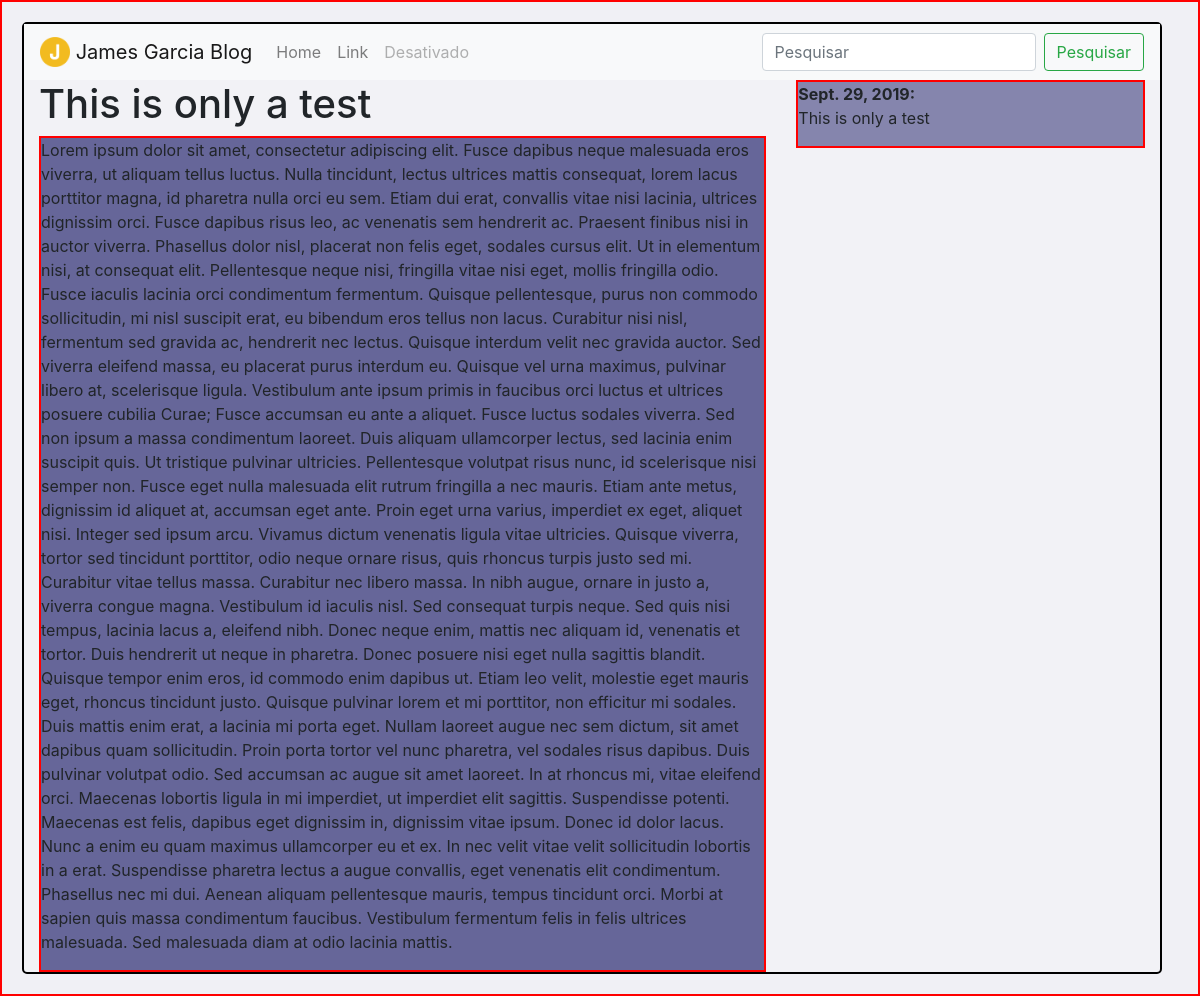
The page /post_detail/1 on the database as committed earlier.
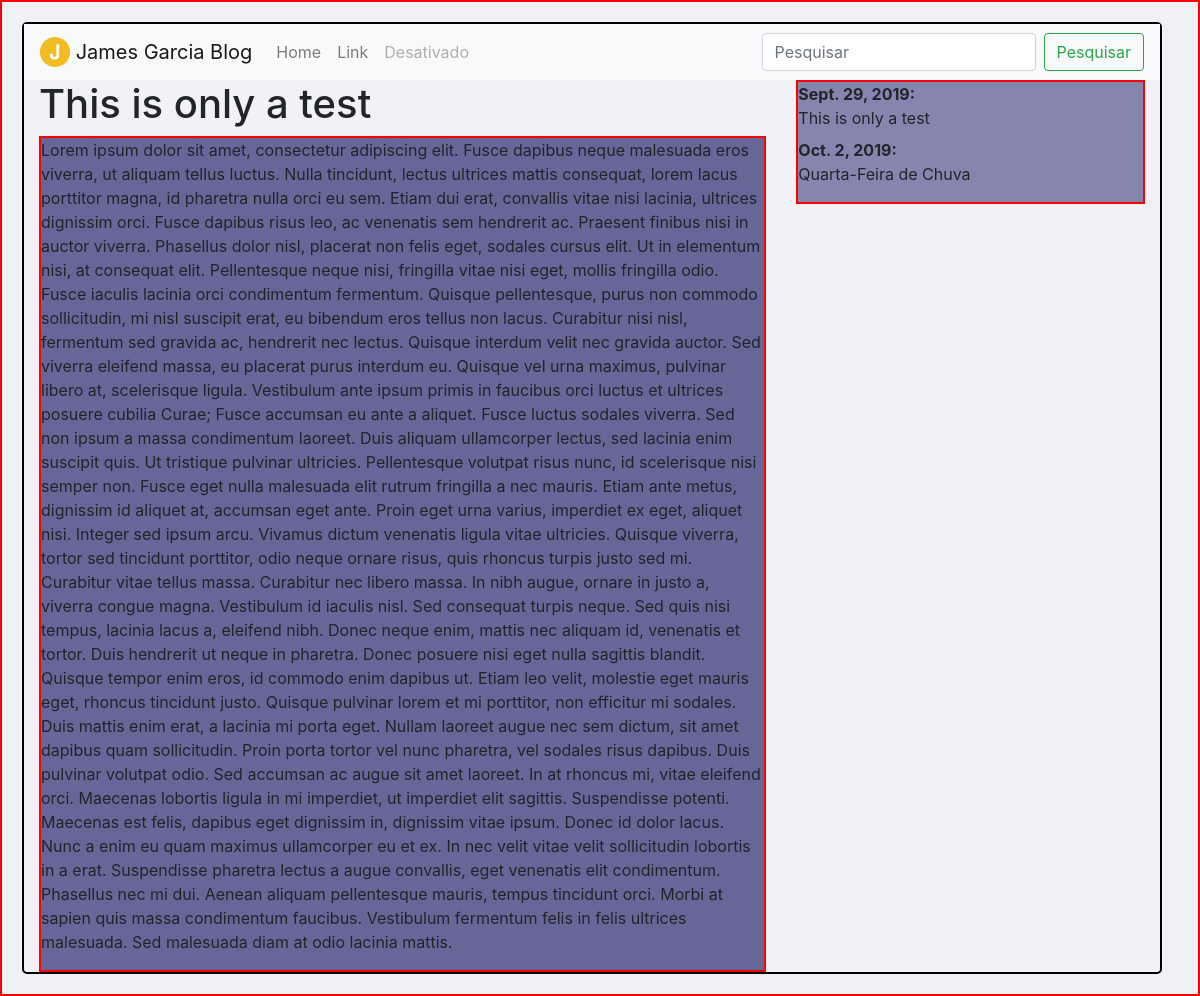
The same page on the database as committed later.
### CRUD/models.py (models this page shows, shortened)
class BlogPost(models.Model):
    title = models.CharField(max_length=60)
    text_body = models.TextField()
    description = models.TextField(max_length=100)
    tags = models.ManyToManyField(BlogTag, blank=True)
    pub_date = models.DateTimeField(auto_now=True)
    escritor = models.ForeignKey(
        'auth.User',
        on_delete=models.CASCADE
    )

### CRUD/views.py (the view)
class BlogView(DetailView):
    model = BlogPost
    template_name = 'post_detail.html'
    def get_context_data(self, **kwargs):
        context = super(BlogView , self).get_context_data(**kwargs)
        context['posts'] = BlogPost.objects.all()
        return context

### CRUD/templates/post_detail.html (shortened to what this page needs)
{% extends 'base.html' %}
{% block content %}
    {% block post %}
        <h1>{{ blogpost.title }}</h1>
        <div id="post">
            <p>{{ blogpost.text_body }}</p>
        </div>
    {% endblock %}
{% endblock %}

### CRUD/templates/base.html (shortened to what this page needs)
<!DOCTYPE html>
<html lang="en">
{% load static %}
<html>
    <head>
        <link rel="stylesheet" href="https://maxcdn.bootstrapcdn.com/bootstrap/4.0.0/css/bootstrap.min.css">
    </head>
<body>
    <div class="container">
		<header class="row ">
            <nav class="navbar navbar-expand-lg navbar-light bg-light col-md-12">
                <a class="navbar-brand" href="#">
                                <img src="{% static "blog/j.png" %}" width="30" height="30" class="d-inline-block align-top" alt="">
                                James Garcia Blog
                            </a>
                <div class="collapse navbar-collapse" id="conteudoNavbarSuportado">
                    <ul class="navbar-nav mr-auto">
                    <li class="nav-item">
                        <a class="nav-link" href="/">Home</a>
                    </li>
                    <li class="nav-item">
                        <a class="nav-link" href="#">Link</a>
                    </li>
                    <li class="nav-item">
                        <a class="nav-link disabled" href="#">Desativado</a>
                    </li>
                    </ul>
                    <form class="form-inline my-2 my-lg-0">
                    <input class="form-control mr-sm-2" type="search" placeholder="Pesquisar" aria-label="Pesquisar">
                    <button class="btn btn-outline-success my-2 my-sm-0" type="submit">Pesquisar</button>
                    </form>
                </div>
            </nav>
		</header>
		<div class="row">
			<div role="main" class="col-md-8">
                <div class=''>
                    {% block post %}
                    {% endblock %}
                </div>
			</div>
			<aside role="complementary" class="col-md-4">
                <div class="new_posts">
                    <dl>
                        {% for post in posts %}
                            <dt>{{ post.pub_date|date }}:</dt>
                            <dd>{{ post.title }}</dd>
                        {% endfor %}
                    </dl>
                </div>
			</aside>
		</div>
    </div>
</body>
</html>

### CRUD/templates/base.html (style rules this page uses)
.container { border: 2px solid black; // position: absolute; margin: 20px; width: auto; background:rgba(255,255,255,.1); border-radius:5px; }
.new_posts { background: #8585ad; border: 2px solid red; }
#post { background: #666699; border: 2px solid red; }
body { background: #f0f0f5; border: 2px solid red; }

Rows that differ between the two databases and show on the page:
added BlogPost: pub_date "Oct. 2, 2019", title "Quarta-Feira de Chuva"
